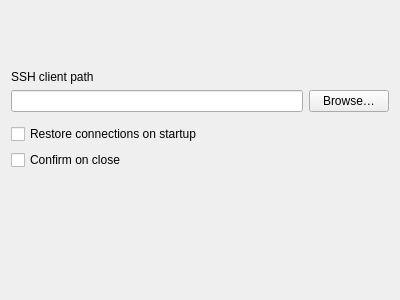
<?xml version="1.0" encoding="UTF-8"?>
<ui version="4.0">
 <class>PreferencesGeneral</class>
 <widget class="QWidget" name="PreferencesGeneral">
  <property name="geometry">
   <rect>
    <x>0</x>
    <y>0</y>
    <width>400</width>
    <height>300</height>
   </rect>
  </property>
  <property name="windowTitle">
   <string>General</string>
  </property>
  <layout class="QVBoxLayout" name="verticalLayout" stretch="1,0,0,0,0,2">
   <item>
    <spacer name="verticalSpacer">
     <property name="orientation">
      <enum>Qt::Vertical</enum>
     </property>
     <property name="sizeHint" stdset="0">
      <size>
       <width>20</width>
       <height>0</height>
      </size>
     </property>
    </spacer>
   </item>
   <item>
    <widget class="QLabel" name="label">
     <property name="text">
      <string>SSH client path</string>
     </property>
     <property name="scaledContents">
      <bool>false</bool>
     </property>
     <property name="alignment">
      <set>Qt::AlignBottom|Qt::AlignLeading|Qt::AlignLeft</set>
     </property>
    </widget>
   </item>
   <item>
    <layout class="QHBoxLayout" name="horizontalLayout">
     <property name="sizeConstraint">
      <enum>QLayout::SetMinimumSize</enum>
     </property>
     <item>
      <widget class="QLineEdit" name="sshClientPath"/>
     </item>
     <item>
      <widget class="QPushButton" name="sshClientPathBrowse">
       <property name="text">
        <string>Browse…</string>
       </property>
      </widget>
     </item>
    </layout>
   </item>
   <item>
    <widget class="QWidget" name="widget" native="true"/>
   </item>
   <item>
    <layout class="QGridLayout" name="gridLayout">
     <item row="0" column="1">
      <spacer name="horizontalSpacer_2">
       <property name="orientation">
        <enum>Qt::Horizontal</enum>
       </property>
       <property name="sizeHint" stdset="0">
        <size>
         <width>40</width>
         <height>20</height>
        </size>
       </property>
      </spacer>
     </item>
     <item row="1" column="0">
      <widget class="QCheckBox" name="confirmCloseChecker">
       <property name="text">
        <string>Confirm on close</string>
       </property>
      </widget>
     </item>
     <item row="0" column="0">
      <widget class="QCheckBox" name="restoreOnStartupChecker">
       <property name="text">
        <string>Restore connections on startup</string>
       </property>
      </widget>
     </item>
    </layout>
   </item>
   <item>
    <spacer name="verticalSpacer_2">
     <property name="orientation">
      <enum>Qt::Vertical</enum>
     </property>
     <property name="sizeHint" stdset="0">
      <size>
       <width>20</width>
       <height>0</height>
      </size>
     </property>
    </spacer>
   </item>
  </layout>
 </widget>
 <resources/>
 <connections/>
</ui>
